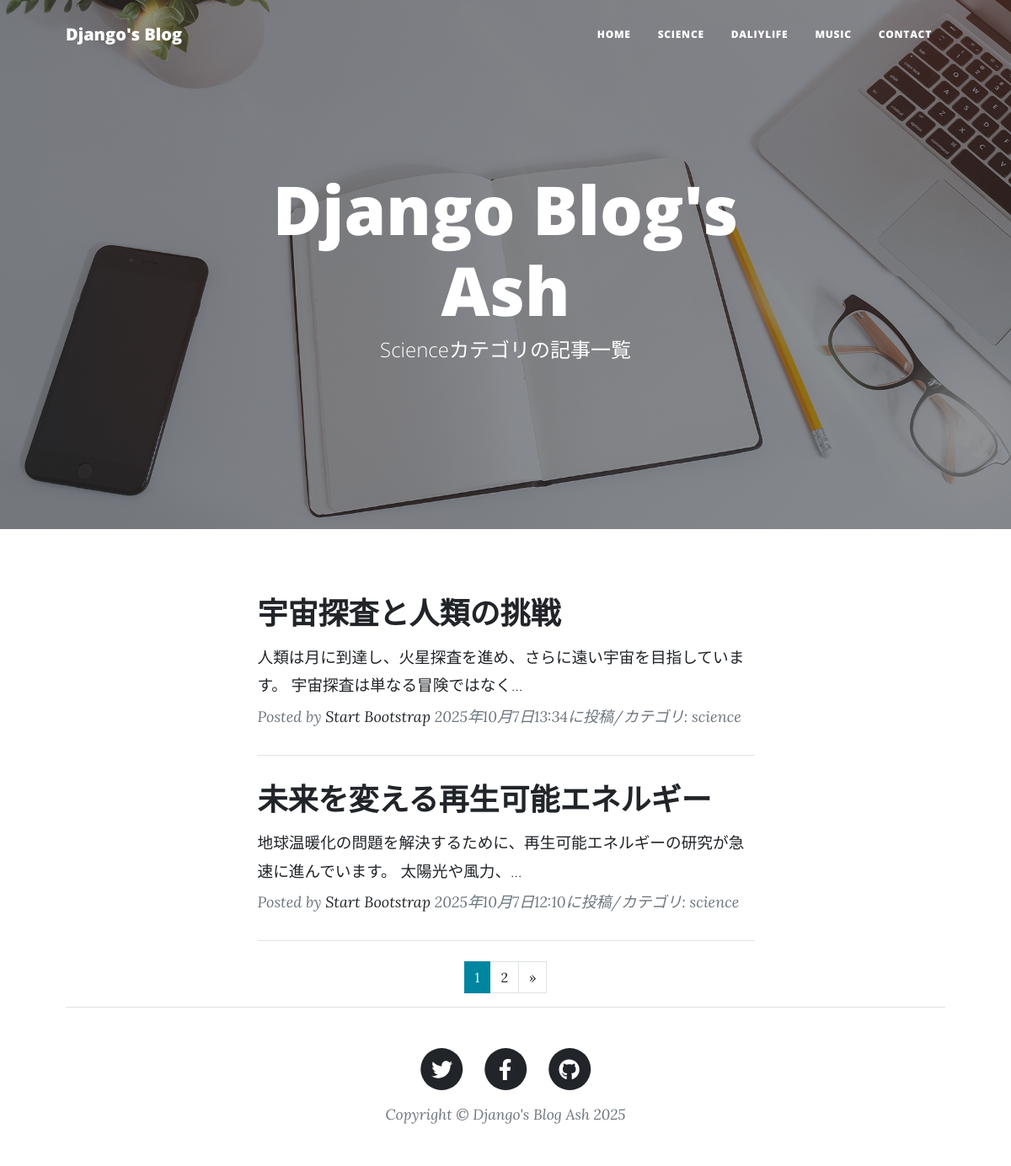
/science-list/, run on the app's committed database.
### blogapp/models.py (models this page shows, shortened)
class BlogPost(models.Model):
    CATEGORY = (('science', '科学のこと'),
                ('dailylife', '日常のこと'),
                ('music', '音楽のこと'))
    title = models.CharField(
        verbose_name='タイトル',
        max_length=200
    )
    content = models.TextField(
        verbose_name='本文'
    )
    posted_at = models.DateTimeField(
        verbose_name='投稿日時',
        auto_now_add=True
    )
    category = models.CharField(
        verbose_name='カテゴリ',
        max_length=50,
        choices=CATEGORY
    )

### blogapp/views.py (the view)
class ScienceView(ListView):
    template_name ='science_list.html'
    model = BlogPost
    context_object_name = 'science_records'
    queryset = BlogPost.objects.filter(
        category='science').order_by('-posted_at')
    paginate_by = 2

### blogapp/templates/science_list.html (shortened to what this page needs)
{% extends 'base.html' %}
{% load static %}
         {% block header %}
        <header class="masthead" style="background-image: url({% static 'assets/img/home-bg.jpg' %})">
            <div class="container position-relative px-4 px-lg-5">
                <div class="row gx-4 gx-lg-5 justify-content-center">
                    <div class="col-md-10 col-lg-8 col-xl-7">
                        <div class="site-heading">
                            <h1>Django Blog's Ash</h1>
                            <span class="subheading">Scienceカテゴリの記事一覧</span>
                        </div>
                    </div>
                </div>
            </div>
        </header>
        {% endblock %}
        {% block contents %}
        <div class="container px-4 px-lg-5">
            <div class="row gx-4 gx-lg-5 justify-content-center">
                <div class="col-md-10 col-lg-8 col-xl-7">
                    {% for record in science_records %}
                    <div class="post-preview">
                        <a href="{% url 'blogapp:blog_detail' record.pk %}">
                            <h2 class="post-title">{{record.title}}</h2>
                            <h3 class="post-subtitle">
                                <span style="font-size : 14pt">
                                {{record.content|truncatechars:50}}
                                </span>
                            </h3>
                        </a>
                        <p class="post-meta">
                            Posted by
                            <a href="#!">Start Bootstrap</a>
                            {{record.posted_at}}に投稿/カテゴリ:
                            {{record.category}}
                        </p>
                    </div>
                    <hr class="my-4" />
                    {% endfor %}
                    {% include "pagination.html" %}
            </div>
        </div>
        {% endblock %}

### data on the page
BlogPost: title "宇宙探査と人類の挑戦", content "人類は月に到達し、火星探査を進め、さらに遠い宇宙を目指しています。 宇宙探査は単なる冒険ではなく…", posted_at "2025年10月7日13:34", category "science"
BlogPost: title "未来を変える再生可能エネルギー", content "地球温暖化の問題を解決するために、再生可能エネルギーの研究が急速に進んでいます。 太陽光や風力、…", posted_at "2025年10月7日12:10", category "science"

### other printed values
{{ num }} "1"
{{ num }} "2"
